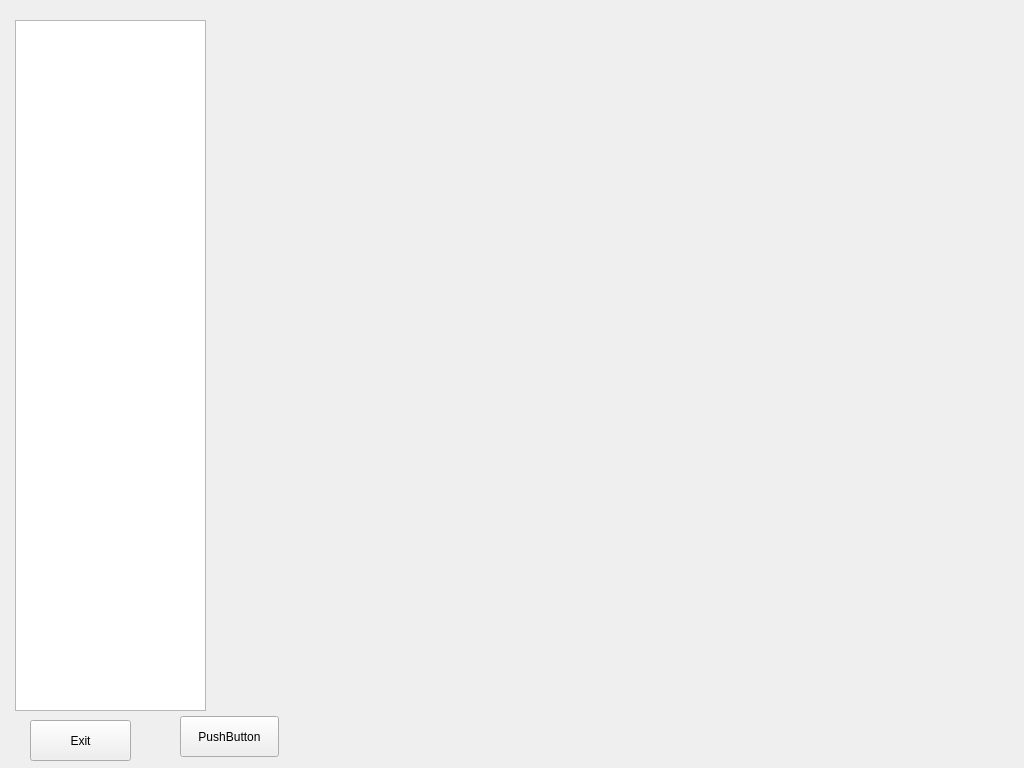
<?xml version="1.0" encoding="UTF-8"?>
<ui version="4.0">
 <class>SimpleORPEWidget</class>
 <widget class="QWidget" name="SimpleORPEWidget">
  <property name="geometry">
   <rect>
    <x>0</x>
    <y>0</y>
    <width>1024</width>
    <height>768</height>
   </rect>
  </property>
  <property name="windowTitle">
   <string>SimpleORPEWidget</string>
  </property>
  <widget class="QListWidget" name="listWidget">
   <property name="geometry">
    <rect>
     <x>15</x>
     <y>20</y>
     <width>191</width>
     <height>691</height>
    </rect>
   </property>
  </widget>
  <widget class="QPushButton" name="pbnExit">
   <property name="geometry">
    <rect>
     <x>30</x>
     <y>720</y>
     <width>101</width>
     <height>41</height>
    </rect>
   </property>
   <property name="text">
    <string>Exit</string>
   </property>
  </widget>
  <widget class="QStackedWidget" name="stackedWidget">
   <property name="geometry">
    <rect>
     <x>220</x>
     <y>20</y>
     <width>790</width>
     <height>690</height>
    </rect>
   </property>
   <widget class="QWidget" name="page"/>
   <widget class="QWidget" name="page_2"/>
  </widget>
  <widget class="QPushButton" name="pbn_test">
   <property name="geometry">
    <rect>
     <x>180</x>
     <y>716</y>
     <width>99</width>
     <height>41</height>
    </rect>
   </property>
   <property name="text">
    <string>PushButton</string>
   </property>
  </widget>
 </widget>
 <layoutdefault spacing="6" margin="11"/>
 <resources/>
 <connections/>
</ui>
